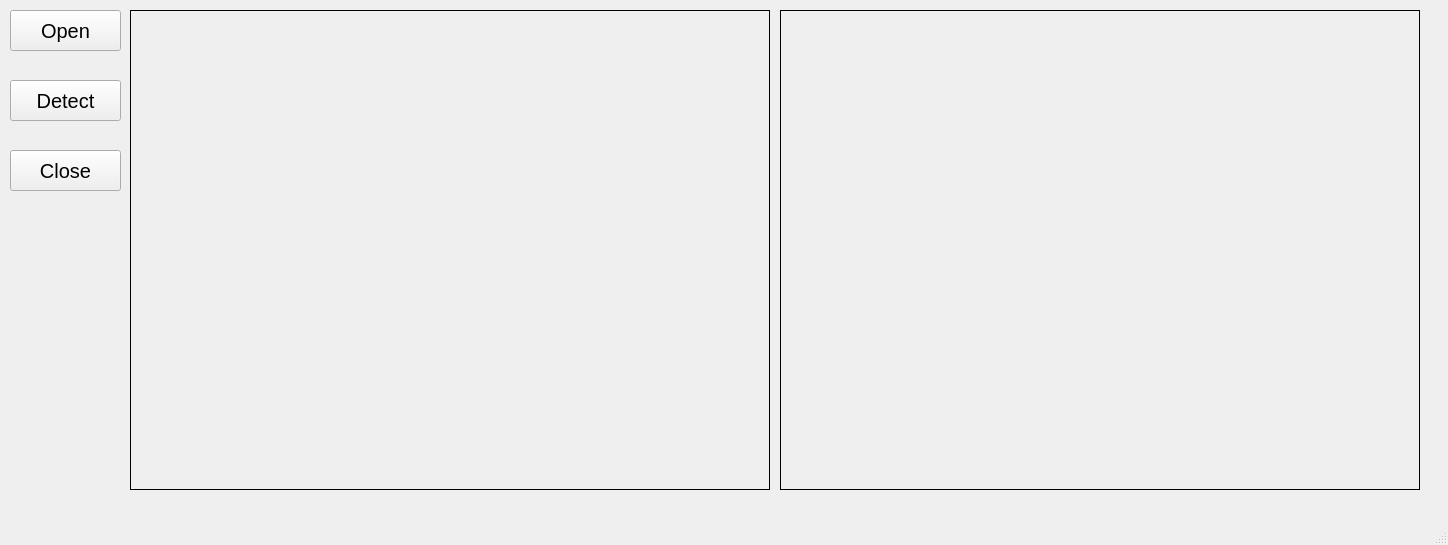
<?xml version="1.0" encoding="UTF-8"?>
<ui version="4.0">
 <class>MainWindow</class>
 <widget class="QMainWindow" name="MainWindow">
  <property name="geometry">
   <rect>
    <x>0</x>
    <y>0</y>
    <width>1448</width>
    <height>545</height>
   </rect>
  </property>
  <property name="windowTitle">
   <string>MainWindow</string>
  </property>
  <widget class="QWidget" name="centralwidget">
   <widget class="QLabel" name="Image_frame_1">
    <property name="geometry">
     <rect>
      <x>130</x>
      <y>10</y>
      <width>640</width>
      <height>480</height>
     </rect>
    </property>
    <property name="frameShape">
     <enum>QFrame::Box</enum>
    </property>
    <property name="text">
     <string/>
    </property>
    <property name="alignment">
     <set>Qt::AlignCenter</set>
    </property>
   </widget>
   <widget class="QPushButton" name="btn_Open">
    <property name="geometry">
     <rect>
      <x>10</x>
      <y>10</y>
      <width>111</width>
      <height>41</height>
     </rect>
    </property>
    <property name="font">
     <font>
      <pointsize>15</pointsize>
     </font>
    </property>
    <property name="text">
     <string>Open</string>
    </property>
   </widget>
   <widget class="QPushButton" name="btn_Close">
    <property name="geometry">
     <rect>
      <x>10</x>
      <y>150</y>
      <width>111</width>
      <height>41</height>
     </rect>
    </property>
    <property name="font">
     <font>
      <pointsize>15</pointsize>
     </font>
    </property>
    <property name="text">
     <string>Close</string>
    </property>
   </widget>
   <widget class="QPushButton" name="btn_Detect">
    <property name="geometry">
     <rect>
      <x>10</x>
      <y>80</y>
      <width>111</width>
      <height>41</height>
     </rect>
    </property>
    <property name="font">
     <font>
      <pointsize>15</pointsize>
     </font>
    </property>
    <property name="text">
     <string>Detect</string>
    </property>
   </widget>
   <widget class="QLabel" name="Image_frame_2">
    <property name="geometry">
     <rect>
      <x>780</x>
      <y>10</y>
      <width>640</width>
      <height>480</height>
     </rect>
    </property>
    <property name="frameShape">
     <enum>QFrame::Box</enum>
    </property>
    <property name="text">
     <string/>
    </property>
    <property name="alignment">
     <set>Qt::AlignCenter</set>
    </property>
   </widget>
  </widget>
  <widget class="QMenuBar" name="menubar">
   <property name="geometry">
    <rect>
     <x>0</x>
     <y>0</y>
     <width>1448</width>
     <height>26</height>
    </rect>
   </property>
  </widget>
  <widget class="QStatusBar" name="statusbar"/>
 </widget>
 <resources/>
 <connections/>
</ui>
